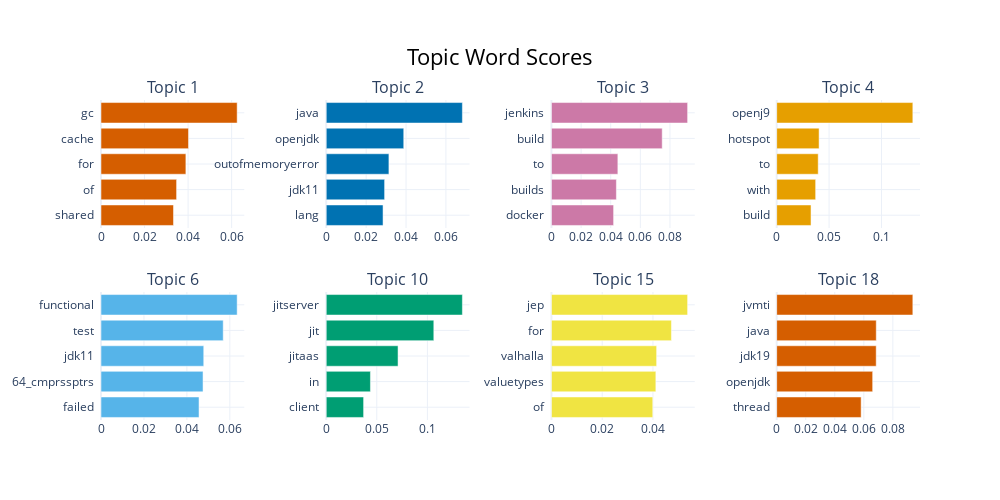

The cell this chart's notebook holds for it:
### Code cell
topic_model.visualize_barchart()

### Figure 1 — Plotly figure (JSON) as saved in the notebook; plotly's stock layout.template omitted (floating-point values rounded to 4 significant figures)
{"data": [{"marker": {"color": "#D55E00"}, "orientation": "h", "type": "bar", "x": [0.03329, 0.03472, 0.03899, 0.04019, 0.06254], "xaxis": "x", "y": ["shared  ", "of  ", "for  ", "cache  ", "gc  "], "yaxis": "y"}, {"marker": {"color": "#0072B2"}, "orientation": "h", "type": "bar", "x": [0.02848, 0.02926, 0.03142, 0.03885, 0.06824], "xaxis": "x2", "y": ["lang  ", "jdk11  ", "outofmemoryerror  ", "openjdk  ", "java  "], "yaxis": "y2"}, {"marker": {"color": "#CC79A7"}, "orientation": "h", "type": "bar", "x": [0.04194, 0.04383, 0.04482, 0.07475, 0.0919], "xaxis": "x3", "y": ["docker  ", "builds  ", "to  ", "build  ", "jenkins  "], "yaxis": "y3"}, {"marker": {"color": "#E69F00"}, "orientation": "h", "type": "bar", "x": [0.03278, 0.03719, 0.03963, 0.04047, 0.1299], "xaxis": "x4", "y": ["build  ", "with  ", "to  ", "hotspot  ", "openj9  "], "yaxis": "y4"}, {"marker": {"color": "#56B4E9"}, "orientation": "h", "type": "bar", "x": [0.04566, 0.04753, 0.04785, 0.05692, 0.06341], "xaxis": "x5", "y": ["failed  ", "64_cmprssptrs  ", "jdk11  ", "test  ", "functional  "], "yaxis": "y5"}, {"marker": {"color": "#009E73"}, "orientation": "h", "type": "bar", "x": [0.03696, 0.0437, 0.071, 0.1064, 0.1346], "xaxis": "x6", "y": ["client  ", "in  ", "jitaas  ", "jit  ", "jitserver  "], "yaxis": "y6"}, {"marker": {"color": "#F0E442"}, "orientation": "h", "type": "bar", "x": [0.03993, 0.04114, 0.04145, 0.04728, 0.05366], "xaxis": "x7", "y": ["of  ", "valuetypes  ", "valhalla  ", "for  ", "jep  "], "yaxis": "y7"}, {"marker": {"color": "#D55E00"}, "orientation": "h", "type": "bar", "x": [0.05816, 0.0661, 0.06853, 0.06857, 0.09376], "xaxis": "x8", "y": ["thread  ", "openjdk  ", "jdk19  ", "java  ", "jvmti  "], "yaxis": "y8"}], "layout": {"annotations": [{"font": {"size": 16}, "showarrow": false, "text": "Topic 1", "x": 0.0875, "xanchor": "center", "xref": "paper", "y": 1, "yanchor": "bottom", "yref": "paper"}, {"font": {"size": 16}, "showarrow": false, "text": "Topic 2", "x": 0.3625, "xanchor": "center", "xref": "paper", "y": 1, "yanchor": "bottom", "yref": "paper"}, {"font": {"size": 16}, "showarrow": false, "text": "Topic 3", "x": 0.6375, "xanchor": "center", "xref": "paper", "y": 1, "yanchor": "bottom", "yref": "paper"}, {"font": {"size": 16}, "showarrow": false, "text": "Topic 4", "x": 0.9125, "xanchor": "center", "xref": "paper", "y": 1, "yanchor": "bottom", "yref": "paper"}, {"font": {"size": 16}, "showarrow": false, "text": "Topic 6", "x": 0.0875, "xanchor": "center", "xref": "paper", "y": 0.4, "yanchor": "bottom", "yref": "paper"}, {"font": {"size": 16}, "showarrow": false, "text": "Topic 10", "x": 0.3625, "xanchor": "center", "xref": "paper", "y": 0.4, "yanchor": "bottom", "yref": "paper"}, {"font": {"size": 16}, "showarrow": false, "text": "Topic 15", "x": 0.6375, "xanchor": "center", "xref": "paper", "y": 0.4, "yanchor": "bottom", "yref": "paper"}, {"font": {"size": 16}, "showarrow": false, "text": "Topic 18", "x": 0.9125, "xanchor": "center", "xref": "paper", "y": 0.4, "yanchor": "bottom", "yref": "paper"}], "height": 500, "hoverlabel": {"bgcolor": "white", "font": {"family": "Rockwell", "size": 16}}, "showlegend": false, "title": {"font": {"color": "Black", "size": 22}, "text": "Topic Word Scores", "x": 0.5, "xanchor": "center", "yanchor": "top"}, "width": 1000, "xaxis": {"anchor": "y", "domain": [0, 0.175], "showgrid": true}, "xaxis2": {"anchor": "y2", "domain": [0.275, 0.45], "showgrid": true}, "xaxis3": {"anchor": "y3", "domain": [0.55, 0.725], "showgrid": true}, "xaxis4": {"anchor": "y4", "domain": [0.825, 1], "showgrid": true}, "xaxis5": {"anchor": "y5", "domain": [0, 0.175], "showgrid": true}, "xaxis6": {"anchor": "y6", "domain": [0.275, 0.45], "showgrid": true}, "xaxis7": {"anchor": "y7", "domain": [0.55, 0.725], "showgrid": true}, "xaxis8": {"anchor": "y8", "domain": [0.825, 1], "showgrid": true}, "yaxis": {"anchor": "x", "domain": [0.6, 1], "showgrid": true}, "yaxis2": {"anchor": "x2", "domain": [0.6, 1], "showgrid": true}, "yaxis3": {"anchor": "x3", "domain": [0.6, 1], "showgrid": true}, "yaxis4": {"anchor": "x4", "domain": [0.6, 1], "showgrid": true}, "yaxis5": {"anchor": "x5", "domain": [0, 0.4], "showgrid": true}, "yaxis6": {"anchor": "x6", "domain": [0, 0.4], "showgrid": true}, "yaxis7": {"anchor": "x7", "domain": [0, 0.4], "showgrid": true}, "yaxis8": {"anchor": "x8", "domain": [0, 0.4], "showgrid": true}}}
